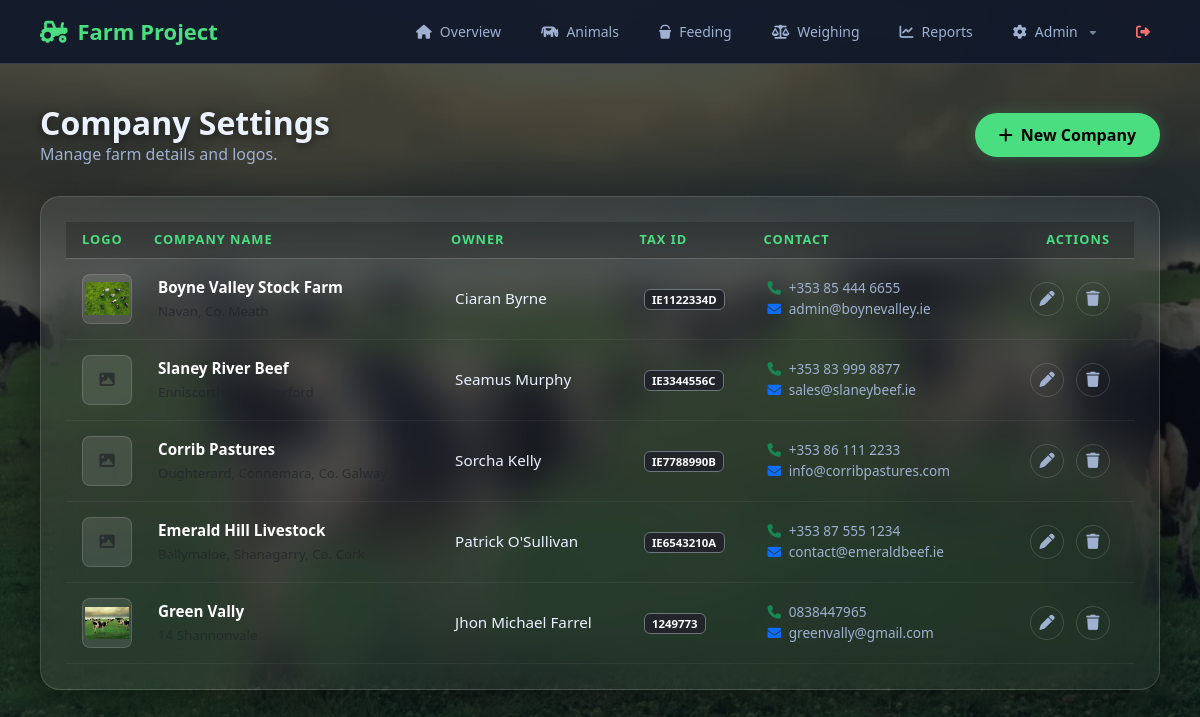
/settings.php (signed in), run on the app's committed database.
### tables this page shows
CREATE TABLE `company` (
  `company_id` int(11) NOT NULL,
  `name` varchar(150) NOT NULL,
  `legal_name` varchar(255) DEFAULT NULL,
  `tax_id` varchar(50) DEFAULT NULL,
  `owner_name` varchar(150) DEFAULT NULL,
  `address` varchar(255) DEFAULT NULL,
  `phone` varchar(50) DEFAULT NULL,
  `email` varchar(150) DEFAULT NULL,
  `logo_path` varchar(255) DEFAULT NULL,
  `created_at` timestamp NOT NULL DEFAULT current_timestamp()
);

### settings.php (the view, shortened to what this page needs)
<?php
require_once 'config.php';
?>
<!DOCTYPE html>
<html lang="en">
<head>
    <link href="https://cdn.jsdelivr.net/npm/bootstrap@5.3.0/dist/css/bootstrap.min.css" rel="stylesheet">
    <link href="https://cdnjs.cloudflare.com/ajax/libs/font-awesome/6.5.1/css/all.min.css" rel="stylesheet">
</head>
<body>
<header class="topbar">
    <a href="dashboard.php" class="brand"><i class="fa-solid fa-tractor"></i> Farm Project</a>
    <nav class="menu">
        <a href="dashboard.php" class="nav-link"><i class="fa-solid fa-house"></i> Overview</a>
        <a href="animal.php" class="nav-link"><i class="fa-solid fa-cow"></i> Animals</a>
        <a href="feeding.php" class="nav-link"><i class="fa-solid fa-bucket"></i> Feeding</a>
        <a href="weighing.php" class="nav-link"><i class="fa-solid fa-scale-balanced"></i> Weighing</a>
        <a href="reports.php" class="nav-link"><i class="fa-solid fa-chart-line"></i> Reports</a>
        <div class="dropdown">
            <button class="dropbtn">
                <i class="fa-solid fa-gear"></i> Admin <i class="fa-solid fa-caret-down" style="font-size:10px; margin-left:4px; opacity: 0.7;"></i>
            </button>
        </div>
        <a href="dashboard.php?logout=true" class="nav-link" style="color:#f87171 !important" title="Exit"><i class="fa-solid fa-right-from-bracket"></i></a>
    </nav>
</header>
<main class="main">
    <div class="page-header">
        <div>
            <h2>Company Settings</h2>
            <p>Manage farm details and logos.</p>
        </div>
        <button class="btn btn-primary" onclick="openModal('new')">
            <i class="fa-solid fa-plus me-2"></i>New Company
        </button>
    </div>
    <div class="custom-card">
        <div class="table-responsive">
            <table class="table table-hover align-middle mb-0">
                <thead>
                    <tr>
                        <th class="ps-3" width="80">Logo</th>
                        <th>Company Name</th>
                        <th>Owner</th>
                        <th>Tax ID</th>
                        <th>Contact</th>
                        <th class="text-end pe-4">Actions</th>
                    </tr>
                </thead>
                <tbody>
                    <?php
                    $result = $conn->query("SELECT * FROM company ORDER BY company_id DESC");
                    if ($result && $result->num_rows > 0):
                        while($row = $result->fetch_assoc()):
                    ?>
                    <tr>
                        <td class="ps-3">
                            <?php if(!empty($row['logo_path']) && file_exists($row['logo_path'])): ?>
                                <img src="<?= htmlspecialchars($row['logo_path']) ?>" class="company-logo-thumb">
                            <?php else: ?>
                                <div class="company-logo-thumb d-flex align-items-center justify-content-center text-muted">
                                    <i class="fa-solid fa-image"></i>
                                </div>
                            <?php endif; ?>
                        </td>
                        <td>
                            <div class="fw-bold text-white"><?= htmlspecialchars($row['name']) ?></div>
                            <small class="text-muted"><?= htmlspecialchars($row['address']) ?></small>
                        </td>
                        <td><?= htmlspecialchars($row['owner_name']) ?></td>
                        <td><span class="badge bg-dark border border-secondary text-light"><?= htmlspecialchars($row['tax_id'] ?? 'N/A') ?></span></td>
                        <td>
                            <div style="font-size: 0.85rem; color:var(--muted)">
                                <i class="fa-solid fa-phone me-1 text-success"></i> <?= htmlspecialchars($row['phone']) ?><br>
                                <i class="fa-solid fa-envelope me-1 text-primary"></i> <?= htmlspecialchars($row['email']) ?>
                            </div>
                        </td>
                        <td class="text-end pe-4">
                            <button class="action-btn me-2" onclick='openModal("edit", <?= json_encode($row) ?>)' title="Edit">
                                <i class="fa-solid fa-pen"></i>
                            </button>
                            <a href="?delete=<?= $row['company_id'] ?>" class="action-btn delete" onclick="return confirm('Delete this company?');" title="Delete">
                                <i class="fa-solid fa-trash"></i>
                            </a>
                        </td>
                    </tr>
                    <?php endwhile;
                    endif; ?>
                </tbody>
            </table>
        </div>
    </div>
</main>
</body>
</html>

### settings.php (style rules this page uses)
:root { --brand: #4ade80; --bg-dark: #05070a; --panel: rgba(20, 26, 38, 0.85); --border: rgba(255, 255, 255, 0.15); --text: #eaf1ff; --muted: #9fb0d0; --input-bg: rgba(0, 0, 0, 0.4); }
body { background-color: var(--bg-dark); background-image: url('assets/img/dowloag.png'); background-size: cover; background-position: center; background-attachment: fixed; color: var(--text); font-family: "Segoe UI", sans-serif; overflow-x: hidden; }
body::before { content: ""; position: fixed; top: 0; left: 0; width: 100%; height: 100%; background: rgba(10, 15, 25, 0.7); z-index: -1; }
.topbar { background: rgba(15, 23, 42, 0.9); padding: 0 40px; height: 64px; display: flex; justify-content: space-between; align-items: center; border-bottom: 1px solid var(--border); backdrop-filter: blur(15px); position: sticky; top: 0; z-index: 1000; }
.brand { font-size: 22px; font-weight: 700; color: var(--brand); display:flex; gap:10px; align-items:center; text-decoration: none; }
.menu { display:flex; gap:20px; align-items:center; height: 100%; }
.menu a.nav-link { color: var(--muted); text-decoration:none; display:flex; gap:8px; align-items:center; font-size:14px; transition:.2s; height: 100%; padding: 0 10px; }
.dropdown { position: relative; display: flex; align-items: center; height: 100%; }
.dropbtn { background: transparent; color: var(--muted); font-size: 14px; border: none; cursor: pointer; display: flex; align-items: center; gap: 8px; font-family: inherit; transition: .2s; padding: 0 10px; height: 100%; }
.main { padding: 40px; min-height: calc(100vh - 64px); max-width: 1300px; margin: 0 auto; }
.page-header { display: flex; justify-content: space-between; align-items: center; margin-bottom: 30px; }
.page-header h2 { font-size: 32px; font-weight: 700; margin: 0; text-shadow: 0 2px 10px rgba(0,0,0,0.5); }
.page-header p { color: var(--muted); margin: 0; }
.custom-card { background: linear-gradient(145deg, rgba(255,255,255,0.08) 0%, rgba(255,255,255,0.03) 100%); backdrop-filter: blur(20px); border: 1px solid var(--border); border-radius: 20px; padding: 25px; box-shadow: 0 10px 40px rgba(0,0,0,0.4); }
.table { --bs-table-bg: transparent; --bs-table-color: var(--text); --bs-table-border-color: var(--border); margin-bottom: 0; }
.table thead th { border-bottom: 1px solid var(--border); color: var(--brand); font-weight: 700; text-transform: uppercase; font-size: 0.8rem; background: rgba(0,0,0,0.2); letter-spacing: 1px; }
.table tbody td { vertical-align: middle; border-bottom: 1px solid rgba(255,255,255,0.05); padding: 15px 12px; font-size: 0.95rem; }
.company-logo-thumb { width: 50px; height: 50px; object-fit: contain; border-radius: 8px; border: 1px solid var(--border); background: rgba(255,255,255,0.1); padding: 2px; }
.btn-primary { background-color: var(--brand); border: none; color: #000; font-weight: 700; padding: 10px 24px; border-radius: 50px; box-shadow: 0 0 15px rgba(74, 222, 128, 0.2); transition: 0.3s; }
.action-btn { width: 34px; height: 34px; border-radius: 50%; display: inline-flex; align-items: center; justify-content: center; border: 1px solid var(--border); background: transparent; color: var(--muted); transition: 0.2s; text-decoration: none; }

### data on the page
company: logo_path (picture), name "Boyne Valley Stock Farm", address "Navan, Co. Meath", owner_name "Ciaran Byrne", tax "IE1122334D", phone "+353 85 444 6655", email "admin@boynevalley.ie"
company: name "Slaney River Beef", address "Enniscorthy, Co. Wexford", owner_name "Seamus Murphy", tax "IE3344556C", phone "+353 83 999 8877", email "sales@slaneybeef.ie"
company: name "Corrib Pastures", address "Oughterard, Connemara, Co. Galway", owner_name "Sorcha Kelly", tax "IE7788990B", phone "+353 86 111 2233", email "info@corribpastures.com"
company: name "Emerald Hill Livestock", address "Ballymaloe, Shanagarry, Co. Cork", owner_name "Patrick O'Sullivan", tax "IE6543210A", phone "+353 87 555 1234", email "contact@emeraldbeef.ie"
company: logo_path (picture), name "Green Vally", owner_name "Jhon Michael Farrel", tax "1249773", phone "0838447965", email "greenvally@gmail.com"
